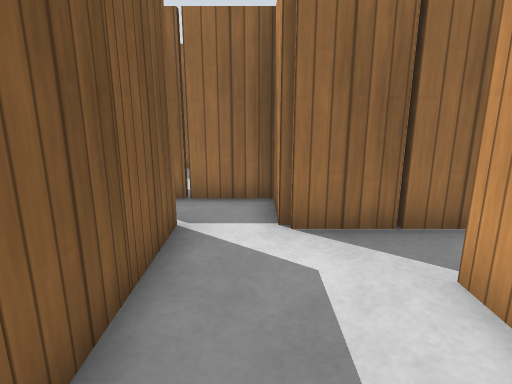
View 1 (above)

17 first-person views from a walk through a Gazebo world. The camera is 1 m above the floor, tilts 14° down and sees 75° across. The floor is counted in squares, 0.5 m on a side. Each view is taken from the middle of a square. On the plan, view 1 faces up. The plan holds only what a view shows up to about 18 squares ahead; the rest is blank. Gazebo's built-in surfaces are drawn with simple patterns.

View 2
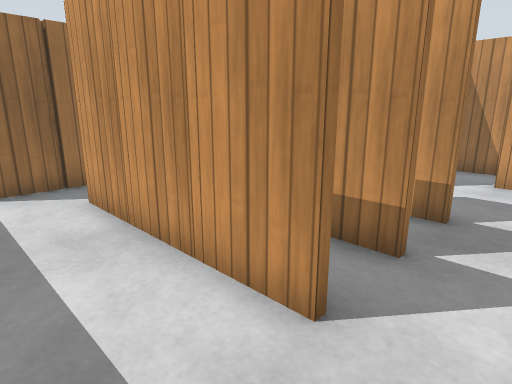

View 3
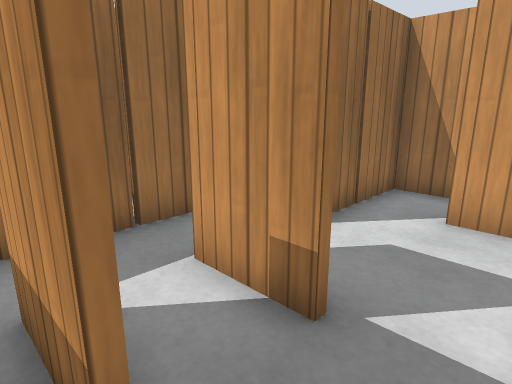

View 4
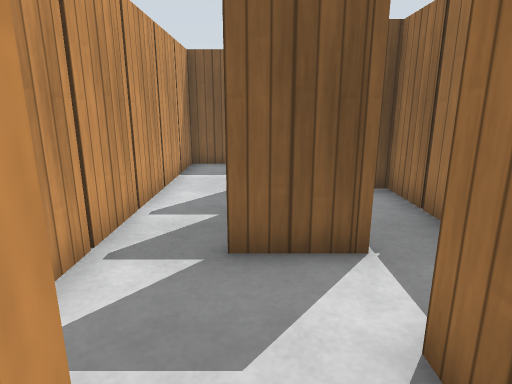

View 5
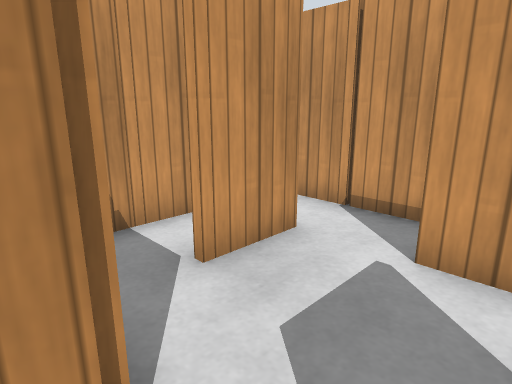

View 6
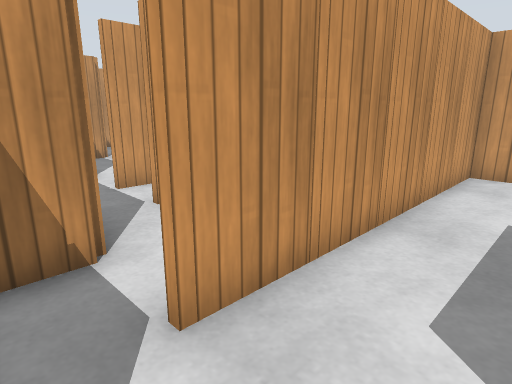

View 7
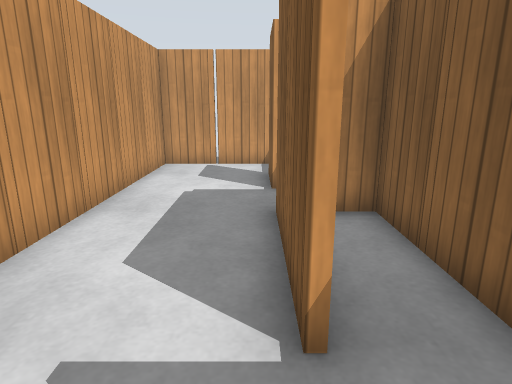

View 8
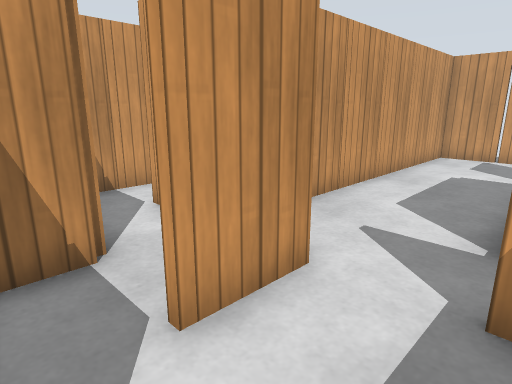

View 9
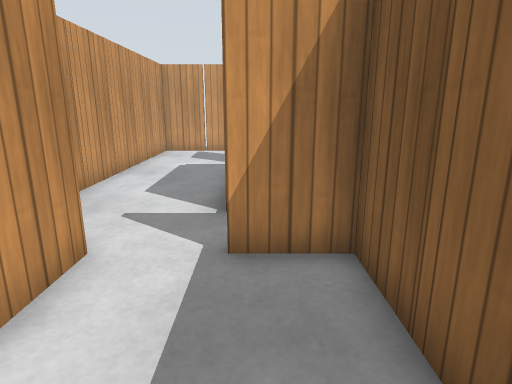

View 10
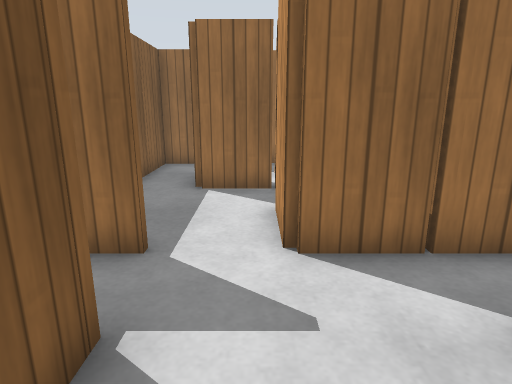

View 11
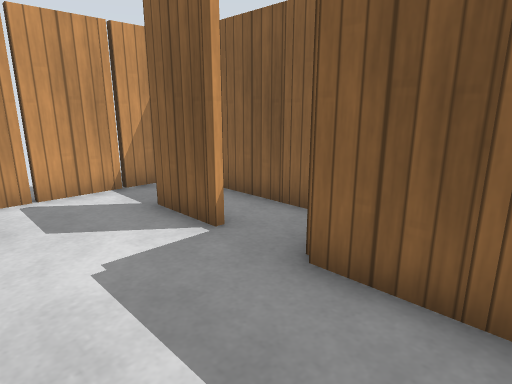

View 12
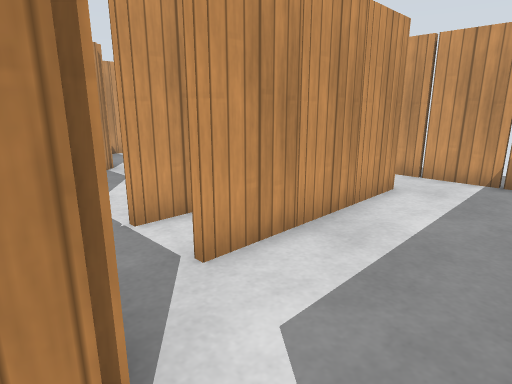

View 13
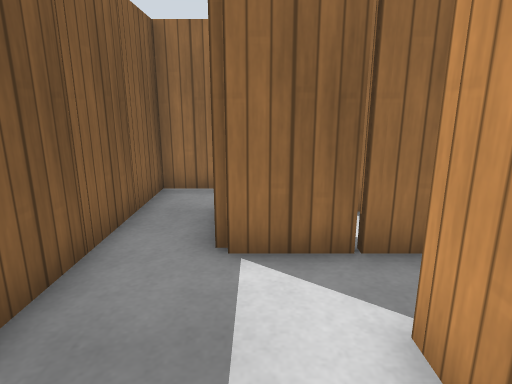

View 14
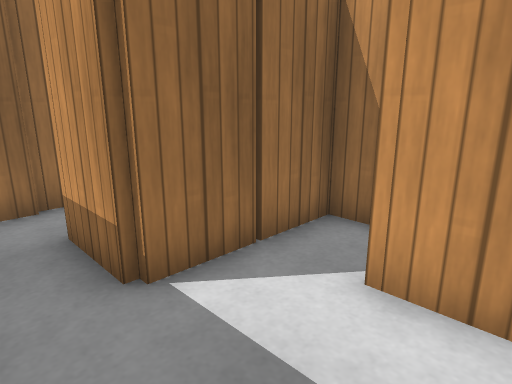

View 15
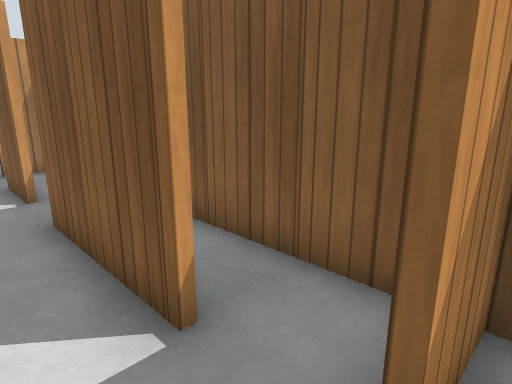

View 16
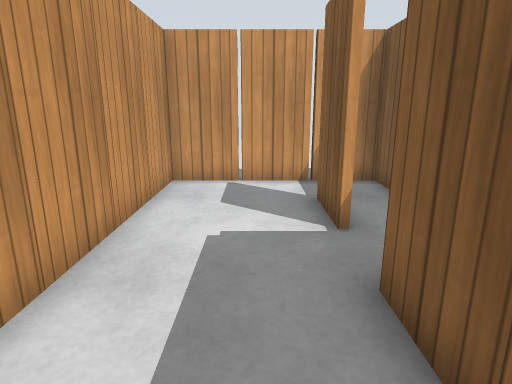

View 17
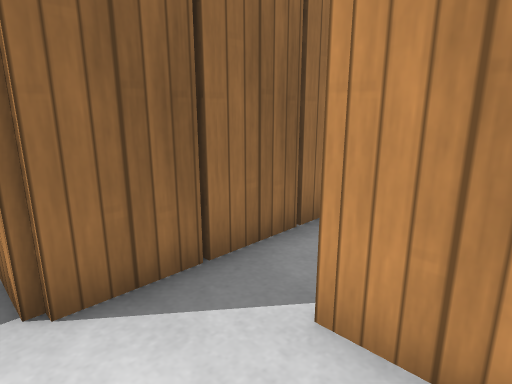

### Floor plan
Points are (right, up) in squares from view 1. A wall is a line through its corners. A room is listed if a view was taken in it or the views show most of it. See-through windows are left out.
Room 1 (views 1, 2, 3, 4, 5, 6, 7, 8, 9, 10, 11, 12, 13, 14, 15, 16, 17)
walls: (-1.4, 2.5) (-1.4, 1.5); (4.5, 1.4) (2.6, 1.4); (2.4, -2.5) (2.4, 2.6); (-1.4, 4.5) (-1.4, 3.4); (-1.6, -2.5) (-1.6, 4.6); (4.4, -2.5) (4.4, -1.5); (-0.2, -4.4) (8.5, -4.4); (5.1, 5.4) (0.4, 5.4) (0.4, 7.4) (-3.6, 7.4) (-3.6, 8.6); (6.6, -1.5) (6.6, -2.5); (6.4, -2.5) (6.4, -1.5); (-5.4, 2.6) (-5.4, 1.5); (7.6, 1.4) (6, 1.4); (-5.4, -1.4) (-5.4, -2.5); (-5.4, 4.6) (-5.4, 3.5); (-7.4, -0.5) (-7.4, -1.5); (-1.6, 9.5) (-1.6, 10.6); (-5.5, 7.4) (-6.4, 7.4); (-7.4, -3.2) (-7.4, -4.4) (-2.5, -4.4); (10.4, 1.5) (10.4, 2); (-7.4, 6.8) (-7.4, 1.6) (-6.5, 1.6); (8.9, -6.2) (11.9, -6.2); (-1.5, 11.4) (-5.6, 11.4) (-5.6, 12.5); (10.4, -4.5) (10.4, -3.4); (12.5, -0.6) (8.4, -0.6) (8.4, 0); (12.4, -3.6) (12.4, -1.5); (14.4, -0.5) (14.4, 0); (-7.4, 12.5) (-7.4, 7.6) (-5.5, 7.6)
ways out: opening at (-7, 11.5); opening at (-0.5, 8)
objects: wooden post (-8, -2); wooden post (-8, 0); wooden post (-8, 4); wooden post (-8, 6); wooden post (-8, 10); wooden post (-8, 12); wooden post (-5, -4); wooden post (-5, -1); wooden post (-5, 3); wooden post (-5, 5); wooden post (-3, -4); wooden post (-3, 9); wooden post (-1, -3); wooden post (-1, -1); wooden post (-1, 1); wooden post (-1, 3); wooden post (-1, 5); wooden post (-1, 8); wooden post (1, -4); wooden post (2, 2); wooden post (3, -4); wooden post (3, -1); wooden post (3, 3); wooden post (3, 5); wooden post (5, -4); wooden post (5, -1); wooden post (5, 1); wooden post (5, 3); wooden post (7, -4); wooden post (7, -1); wooden post (7, 2); wooden post (11, -6); wooden post (11, -3); wooden post (11, 0); wooden post (13, -3); wooden post (15, -1)

Positions as (right, up) in squares from view 1, and headings:
1: (0, 0), facing up
2: (0, -4), facing up-right
3: (4, -4), facing up-right
4: (11, -2), facing left
5: (7, 0), facing down-right
6: (-4, 7), facing down-right
7: (-5, 8), facing down
8: (-6, 11), facing down-right
9: (-6, 12), facing down
10: (-4, 3), facing up
11: (-2, 4), facing down-left
12: (-1, 6), facing down-right
13: (-5, 7), facing up
14: (-7, 8), facing up-right
15: (-4, 8), facing down-left
16: (-4, 5), facing down
17: (0, 2), facing up-right
